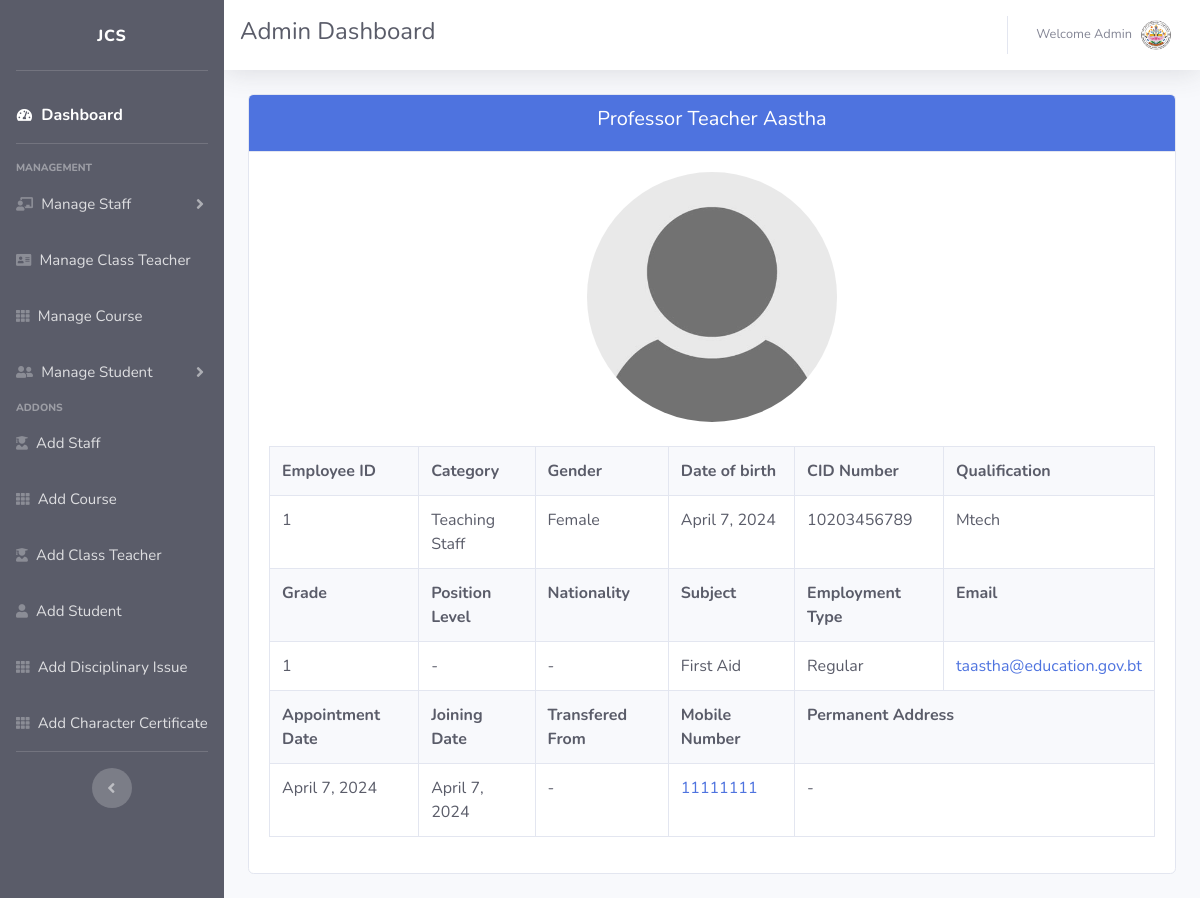
Screenshot of /teacher/1/ (signed in) with the database file from the repository.
### school_management_system_app/models.py (models this page shows, shortened)
class StaffDetail(models.Model):
    Employee_ID = models.BigIntegerField(primary_key=True)
    name = models.CharField(max_length=50)
    GENDER_MALE = 'Male'
    GENDER_FEMALE = 'Female'
    GENDER_CHOICES = [(GENDER_MALE, 'Male'), (GENDER_FEMALE, 'Female')]
    gender = models.CharField(choices=GENDER_CHOICES,
                              max_length=30, blank=True)
    date_of_birth = models.DateField(
        auto_now=False, auto_now_add=False, blank=True)
    CID = models.CharField(max_length=11, unique=True, blank=True)
    Administration = 'Administration'
    TeachingStaff = 'Teaching Staff'
    NonTeachingStaff = 'Non Teaching Staff'
    SupportingStaff = 'Supporting Staff'
    Category_choices = [
                        (TeachingStaff, 'Teaching Staff'),
                        (NonTeachingStaff, ''),
                        (SupportingStaff, ''),
                         (Administration, ''), ]
    category = models.CharField(
        choices=Category_choices, max_length=30, blank=True)
    position_title = models.CharField(max_length=50, blank=True)
    position_level = models.CharField(max_length=50, blank=True)
    grade = models.CharField(max_length=5, blank=True)
    appointment_date = models.DateField(
        auto_now=False, auto_now_add=False, blank=True)
    joining_date_of_present_school = models.DateField(
        auto_now=False, auto_now_add=False, blank=True)
    transfered_from = models.CharField(max_length=50, blank=True)
    Regular = 'Regular'
    Contract = 'Contract'
    Employment_choices = [(Regular, 'Regular'), (Contract, 'Contract')]
    Employment_type = models.CharField(
        choices=Employment_choices, max_length=30, blank=True)
    nationality = models.CharField(max_length=50, blank=True)
    subject = models.CharField(max_length=50, blank=True)
    qualification = models.TextField(blank=True)
    contact_number = models.CharField(
        max_length=8, blank=True)
    email = models.EmailField(blank=True, unique=True)
    permanent_address = models.TextField(blank=True)
    profile_pic = models.ImageField(
        upload_to="images/staff", default='/static/images/user.jpg', null=True, blank=True)

### school_management_system_app/adm_views.py (the view)
# urls.py: path('teacher/<str:Emp_id>/', adm_views.teacher_detail, name='teacher_detail'),
@login_required
def teacher_detail(request, Emp_id):
    staff = get_object_or_404(StaffDetail, pk=Emp_id)
    return render(request, 'administrator/staff_detail.html', {'staff': staff})

### school_management_system_app/templates/administrator/staff_detail.html (shortened to what this page needs)
{% extends 'administrator/adm_base.html' %}
{% block content %}
    <div class="container-fluid">
        <div class="card mb-4 mt-4">
            <div class="card-header text-white bg-primary">
                <center><h5>{{staff.position_title|capfirst}} {{staff.name |capfirst}}</h5></center>
            </div>
            <div class="card-body">
                <center>
                    <a href="{{staff.profile_pic.url}}"><img src="{{staff.profile_pic.url}}" class="rounded-circle" width="250" height="250"></a>
                </center>
                <div class="table-responsive">
                    <table class="table table-bordered" width="100%" cellspacing="0">
                        <tbody class="text-dark">
                            <tr class="text-dark bg-light">
                                <th>Employee ID</th>
                                <th>Category</th>
                                <th>Gender</th>
                                <th>Date of birth</th>
                                <th>CID Number</th>
                                <th>Qualification</th>
                            </tr>
                            <tr>
                                <td>{{staff.Employee_ID}}</td>
                                <td>{{staff.category |capfirst}}</td>
                                <td>{{staff.gender |capfirst}}</td>
                                <td>{{staff.date_of_birth}}</td>
                                <td>{{staff.CID}}</td>
                                <td>{{staff.qualification |capfirst}}</td>
                            </tr>
                            <tr class="text-dark bg-light">
                                <th>Grade</th>
                                <th>Position Level</th>
                                <th>Nationality</th>
                                <th>Subject</th>
                                <th>Employment Type</th>
                                <th>Email</th>
                            </tr>
                            <tr>
                                <td>{{staff.grade}}</td>
                                <td>{{staff.position_level}}</td>
                                <td>{{staff.nationality |capfirst}}</td>
                                <td>{{staff.subject |capfirst}}</td>
                                <td>{{staff.Employment_type|capfirst}}</td>
                                <td><a href="mailto:{{staff.email}}">{{staff.email}}</a></td>
                            </tr>
                            <tr class="text-dark bg-light">
                                <th>Appointment Date</th>
                                <th>Joining Date</th>
                                <th>Transfered From</th>
                                <th>Mobile Number</th>
                                <th colspan="2">Permanent Address</th>
                            </tr>
                            <tr>
                                <td>{{staff.appointment_date}}</td>
                                <td>{{staff.joining_date_of_present_school}}</td>
                                <td>{{staff.transfered_from|capfirst}}</td>
                                <td><a href="tel:{{staff.contact_number}}">{{staff.contact_number}}</a></td>
                                <td colspan="2">{{staff.permanent_address |capfirst}}</td>
                            </tr>
                        </tbody>
                    </table>
                </div>
            </div>
        </div>
    </div>
{% endblock content %}

### school_management_system_app/templates/administrator/adm_base.html (shortened to what this page needs)
{% load static %}
<!DOCTYPE html>
<html lang="en">
<head>
    <link href="{% static 'vendor/fontawesome-free/css/all.min.css' %}" rel="stylesheet" type="text/css">
    <link href="{% static 'css/sb-admin-2.min.css' %}" rel="stylesheet">
</head>
<body id="page-top">
    <div id="wrapper">
        <ul class="navbar-nav bg-dark sidebar sidebar-dark accordion" id="accordionSidebar">
            <a class="sidebar-brand align-items-center justify-content-center">
                <span>JCS</span>
            </a>
            <hr class="sidebar-divider">
            <li class="nav-item active">
                <a class="nav-link" href="{% url 'adm_home' %}">
                    <i class="fas fa-fw fa-tachometer-alt"></i>
                    <span style="font-size: 16px">Dashboard</span></a>
            </li>
            <hr class="sidebar-divider">
            <div class="sidebar-heading">
                Management
            </div>
            <li class="nav-item">
                <a class="nav-link collapsed" href="#" data-toggle="collapse" data-target="#collapseTwo"
                    aria-expanded="true" aria-controls="collapseTwo">
                    <i class="fas fa-chalkboard-teacher"></i>
                    <span style="font-size: 15px">Manage Staff</span>
                </a>
            </li>
            <li class="nav-item">
                <a class="nav-link" href="{% url 'class_teacher' %}">
                    <i class="nav-icon fas fa-address-card"></i>
                    <span style="font-size: 15px">Manage Class Teacher</span></a>
            </li>
            <li class="nav-item">
                <a class="nav-link" href="{% url 'all_course' %}">
                    <i class="nav-icon fas fa-th"></i>
                    <span style="font-size: 15px">Manage Course</span></a>
            </li>
            <li class="nav-item">
                <a class="nav-link collapsed" href="#" data-toggle="collapse" data-target="#collapseUtilities"
                    aria-expanded="true" aria-controls="collapseUtilities">
                    <i class="nav-icon fas fa-user-friends"></i>
                    <span style="font-size: 15px">Manage Student</span>
                </a>
            </li>
            <div class="sidebar-heading">
                Addons
            </div>
            <li class="nav-item">
                <a class="nav-link" href="{% url 'add_staff' %}">
                    <i class="nav-icon fas fa-user-graduate"></i>
                    <span style="font-size: 15px">Add Staff</span></a>
            </li>
            <li class="nav-item">
                <a class="nav-link" href="{% url 'add_course' %}">
                    <i class="nav-icon fas fa-th"></i>
                    <span style="font-size: 15px">Add Course</span></a>
            </li>
            <li class="nav-item">
                <a class="nav-link" href="{% url 'add_class_teacher' %}">
                    <i class="nav-icon fas fa-user-graduate"></i>
                    <span style="font-size: 15px">Add Class Teacher</span></a>
            </li>
            <li class="nav-item">
                <a class="nav-link" href="{% url 'add_std' %}">
                    <i class="nav-icon fas fa-user"></i>
                    <span style="font-size: 15px">Add Student</span></a>
            </li>
            <li class="nav-item">
                <a class="nav-link" href="{% url 'disciplinaryissue' %}">
                    <i class="nav-icon fas fa-th"></i>
                    <span style="font-size: 15px">Add Disciplinary Issue</span></a>
            </li>
            <li class="nav-item">
                <a class="nav-link" href="{% url 'charactercertificate' %}">
                    <i class="nav-icon fas fa-th"></i>
                    <span style="font-size: 15px">Add Character Certificate</span></a>
            </li>
            <hr class="sidebar-divider d-none d-md-block">
            <div class="text-center d-none d-md-inline">
                <button class="rounded-circle border-0" id="sidebarToggle"></button>
            </div>
        </ul>
        <div id="content-wrapper" class="d-flex flex-column">
            <div id="content">
                <nav class="navbar navbar-expand topbar mb-4 static-top bg-white text-dark shadow">
                    <h4>Admin Dashboard</h4>
                    <ul class="navbar-nav ml-auto">
                        <li class="nav-item dropdown no-arrow">
                            <a class="nav-link dropdown-toggle" href="#" id="userDropdown" role="button"
                                data-toggle="dropdown" aria-haspopup="true" aria-expanded="false">
                                <span class="mr-2 d-lg-inline text-gray-600 small">Welcome {{user.username |capfirst}}</span>
                                <img class="img-profile rounded-circle"
                                    src="{% static 'images/jcs.png' %}">
                            </a>
                        </li>
                    </ul>
                </nav>
                {% block content %}
        		{% endblock %}
            </div>
        </div>
    </div>
</body>
</html>

### rows the page displays
StaffDetail: position_title "Professor", name "Teacher Aastha", profile_pic (placeholder picture), Employee_ID "1", category "Teaching Staff", gender "Female", date_of_birth "April 7, 2024", CID "10203456789", qualification "Mtech", grade "1", position_level "-", nationality "-", subject "First Aid", Employment_type "Regular", email "taastha@education.gov.bt", appointment_date "April 7, 2024", joining_date_of_present_school "April 7, 2024", transfered_from "-", contact_number "11111111", permanent_address "-"

### other values shown
{{ user.username |capfirst }} "Admin"
